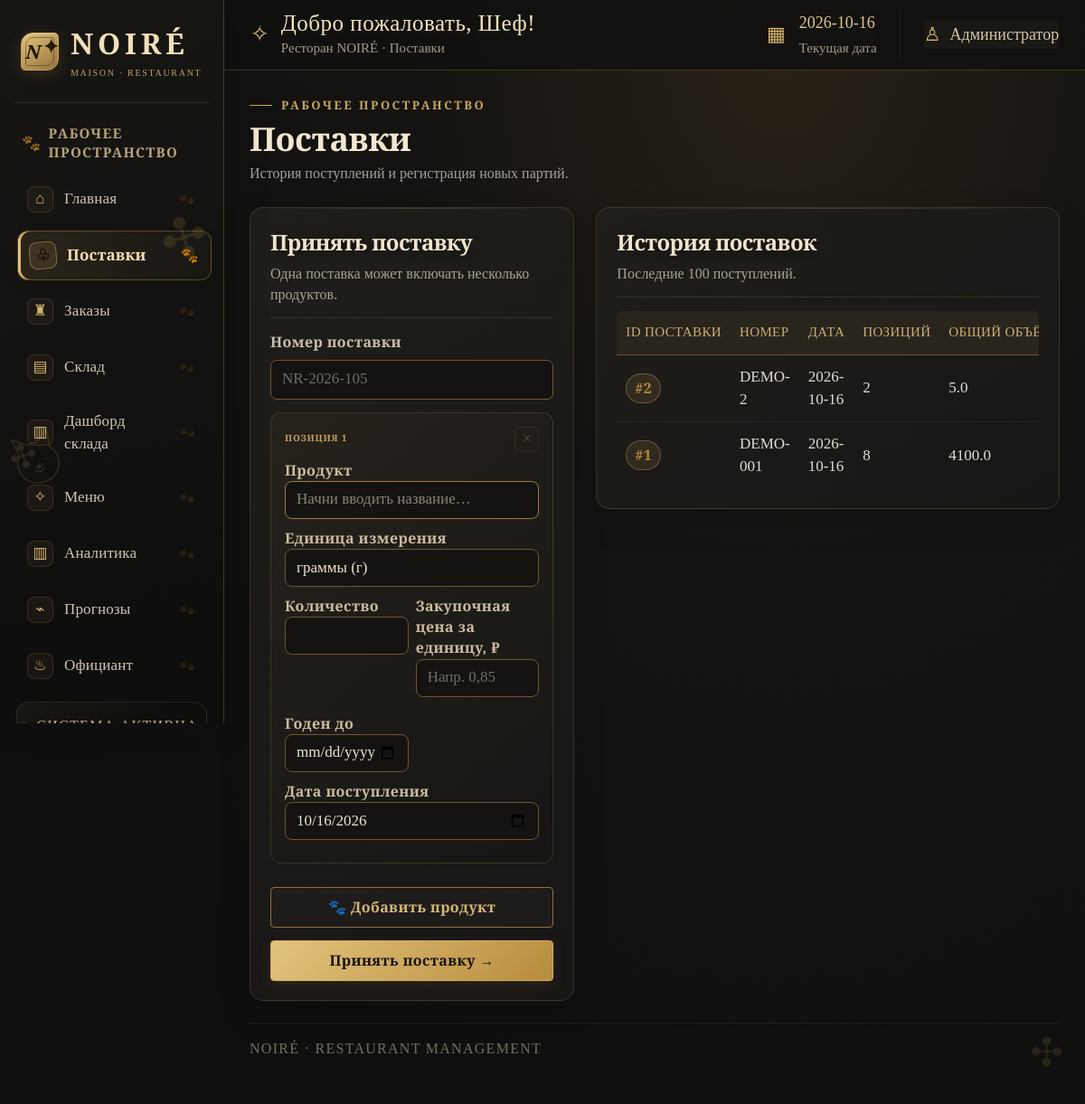
The page /deliveries on the database its author committed.
### tables this page shows
CREATE TABLE deliveries (
            id INTEGER PRIMARY KEY AUTOINCREMENT,
            delivery_no TEXT NOT NULL UNIQUE,
            created_at TEXT NOT NULL
        );

### app.py (the view)
@app.get("/deliveries")
def deliveries_page():
    with connect_db() as db:
        data = get_dashboard_data(db)
        rows = [dict(r) for r in db.execute("""SELECT d.id,d.delivery_no,d.created_at,COUNT(b.id) positions,
            COALESCE(SUM(b.quantity),0) total FROM deliveries d LEFT JOIN batches b ON b.delivery_id=d.id
            GROUP BY d.id ORDER BY d.id DESC LIMIT 100""").fetchall()]
    return render_template("section.html", page="deliveries", title="Поставки", subtitle="История поступлений и регистрация новых партий.", today=date.today().isoformat(), deliveries=rows, **data)

### app.py (called while the page is built, shortened)
def connect_db() -> sqlite3.Connection:
    db = sqlite3.connect(DB_PATH)
    db.row_factory = sqlite3.Row
    db.execute("PRAGMA foreign_keys = ON")
    return db

def stock_by_product(db: sqlite3.Connection, as_of: date | None = None) -> dict[int, float]:
    as_of = as_of or date.today()
    rows = db.execute("SELECT product_id, SUM(remaining) AS total FROM batches WHERE expires_on >= ? GROUP BY product_id", (as_of.isoformat(),)).fetchall()
    return {r["product_id"]: float(r["total"] or 0) for r in rows}

def auto_write_off_expired() -> int:
    today = date.today().isoformat()
    count = 0
    with connect_db() as db:
        db.execute("BEGIN IMMEDIATE")
        expired = db.execute(
            "SELECT id,product_id,remaining FROM batches WHERE remaining>0 AND expires_on<? ORDER BY expires_on,id",
            (today,),
        ).fetchall()
        now = datetime.now().isoformat(timespec="seconds")
        db.commit()
    return count

@app.before_request
def run_expiry_automation():
    auto_write_off_expired()

### templates/section.html (shortened to what this page needs)
<!doctype html><html lang="ru"><head><link href="https://cdn.jsdelivr.net/npm/bootstrap@5.3.3/dist/css/bootstrap.min.css" rel="stylesheet"><link href="{{ url_for('static', filename='style.css', v='noire-full-cat-outline-20261014') }}" rel="stylesheet"></head><body>
<div class="app-shell">{% set page = page %}{% include "sidebar.html" %}<div class="app-content"><header class="topbar"><div class="topbar-greeting"><span class="greeting-icon">✧</span><div><span class="greeting-title">Добро пожаловать, Шеф!</span><small>Ресторан NOIRÉ · {{ title }}</small></div></div><div class="topbar-right"><div class="top-date"><span>▦</span><div><b>{{ today }}</b><small>Текущая дата</small></div></div><div class="admin-chip"><span>♙</span> Администратор</div></div></header>
<main class="container-fluid dashboard-main px-lg-4 py-4"><div class="mb-4"><div class="eyebrow">РАБОЧЕЕ ПРОСТРАНСТВО</div><h1>{{ title }}</h1><p class="muted">{{ subtitle }}</p></div>
{% if page == 'deliveries' %}
<div class="row g-4"><div class="col-xl-5"><div class="panel"><div class="panel-heading"><div><h2>Принять поставку</h2><p>Одна поставка может включать несколько продуктов.</p></div></div><form method="post" action="{{ url_for('create_delivery') }}" class="form-stack"><label>Номер поставки<input name="delivery_no" class="form-control" placeholder="NR-2026-105" required></label><div id="deliveryRows" class="delivery-rows"><div class="delivery-item-row"><div class="delivery-row-top"><span class="delivery-row-number">Позиция 1</span><button type="button" class="delivery-remove" disabled>×</button></div><label>Продукт<input name="product_name[]" class="form-control product-autocomplete" list="productSuggestions" placeholder="Начни вводить название…" autocomplete="off" required></label><label>Единица измерения<select name="unit[]" class="form-select"><option value="г">граммы (г)</option><option value="кг">килограммы (кг)</option><option value="мл">миллилитры (мл)</option><option value="л">литры (л)</option><option value="шт">штуки (шт)</option><option value="упак.">упаковки</option></select></label><div class="row g-2"><div class="col-6"><label>Количество<input name="quantity[]" type="number" min="0.01" step="0.01" class="form-control" required></label></div><div class="col-6"><label>Закупочная цена за единицу, ₽<input name="unit_cost[]" type="number" min="0" step="0.01" class="form-control" placeholder="Напр. 0,85"></label></div><div class="col-6"><label>Годен до<input name="expires_on[]" type="date" min="{{ today }}" class="form-control" required></label></div></div><label>Дата поступления<input name="received_on[]" type="date" value="{{ today }}" class="form-control" required></label></div></div><datalist id="productSuggestions">{% for p in stock_rows %}<option value="{{ p.name }}"></option>{% endfor %}</datalist><button type="button" class="btn btn-outline-dark" id="addDeliveryRow">🐾 Добавить продукт</button><button class="btn btn-primary">Принять поставку →</button></form></div></div><div class="col-xl-7"><div class="panel"><div class="panel-heading"><div><h2>История поставок</h2><p>Последние 100 поступлений.</p></div></div><div class="table-responsive"><table class="table align-middle"><thead><tr><th>ID поставки</th><th>Номер</th><th>Дата</th><th>Позиций</th><th>Общий объём</th></tr></thead><tbody>{% for x in deliveries %}<tr><td><span class="status status-gold">#{{ x.id }}</span></td><td>{{ x.delivery_no }}</td><td>{{ x.created_at[:10] }}</td><td>{{ x.positions }}</td><td>{{ '%.1f'|format(x.total) }}</td></tr>{% else %}<tr><td colspan="5" class="muted">Поставок пока нет.</td></tr>{% endfor %}</tbody></table></div></div></div></div>
{% endif %}
<footer class="footer mt-4"><span>NOIRÉ · RESTAURANT MANAGEMENT</span></footer></main></div></div>
</body></html>

### rows shown on the page
deliveries: id "2", delivery_no "DEMO-2", created_at "2026-10-16", positions "2", total "5.0"
deliveries: id "1", delivery_no "DEMO-001", created_at "2026-10-16", positions "8", total "4100.0"

### other values the page prints
{{ title }} "Поставки"
{{ subtitle }} "История поступлений и регистрация новых партий."
